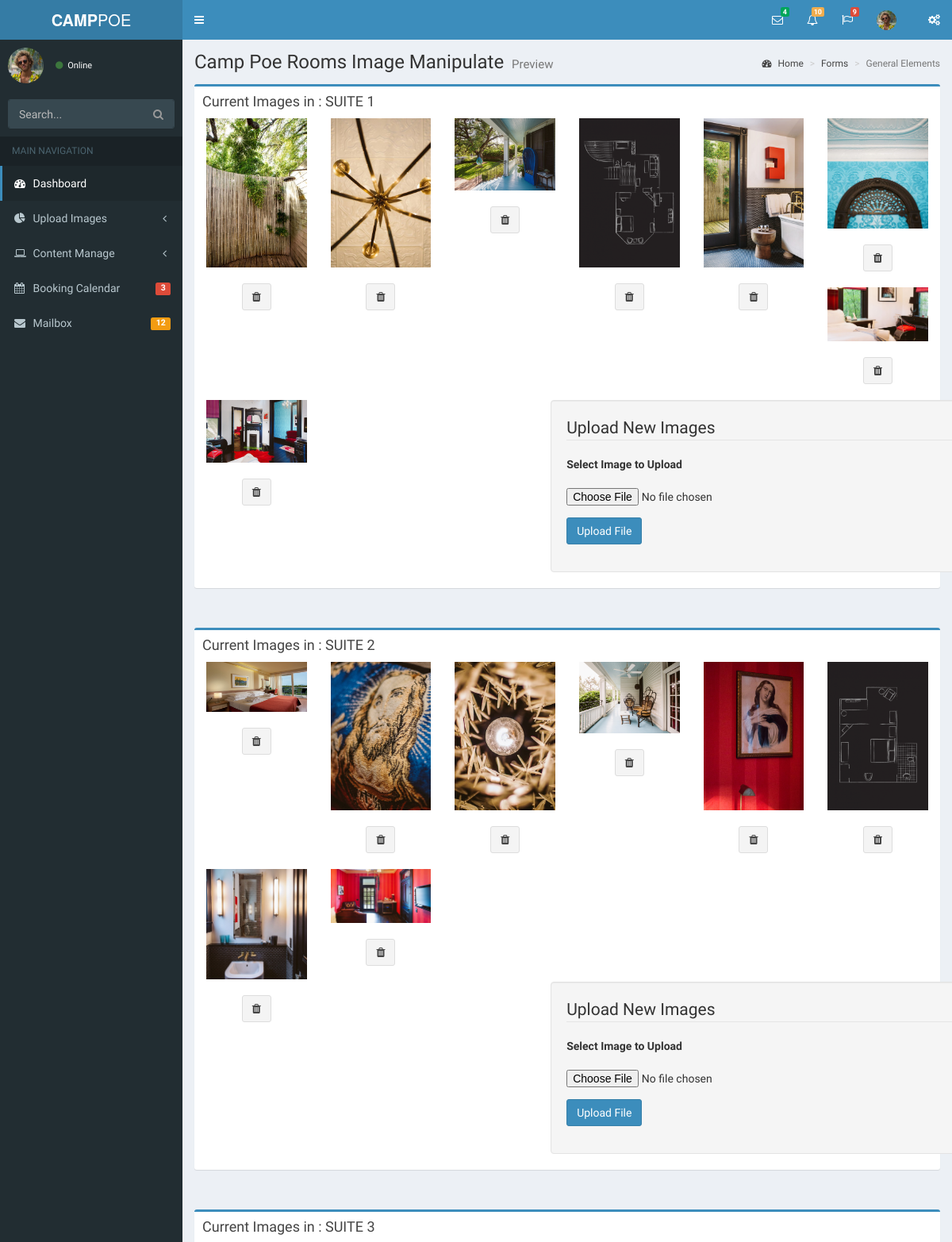
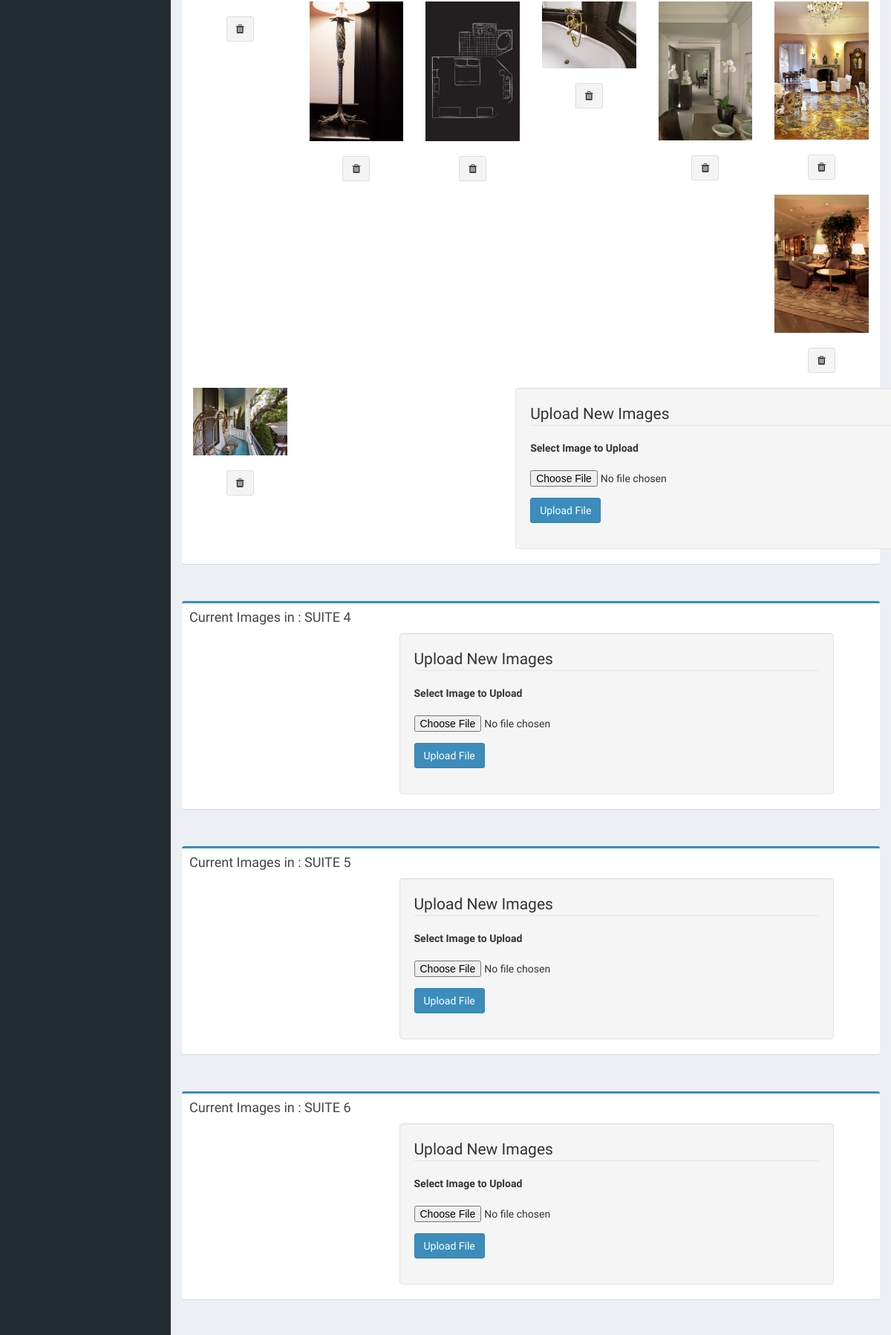
The app's page /index.php/admin/room_images (upper part) with its own data (2 pictures, top to bottom).
### tables this page shows
CREATE TABLE IF NOT EXISTS `rooms` (
  `rm_id` int(11) NOT NULL AUTO_INCREMENT,
  `rm_name` varchar(200) NOT NULL,
  `rm_comments` varchar(1000) NOT NULL,
  `rm_cover_img` varchar(500) NOT NULL,
  `rm_available` int(2) NOT NULL,
  `max_no_of_guest` int(11) NOT NULL,
  `rm_detail` varchar(1000) NOT NULL,
  `rm_addtional_details` varchar(1000) NOT NULL,
  `rm_amount` double(10,2) NOT NULL,
  `rm_discount_amount` double(10,2) NOT NULL,
  PRIMARY KEY (`rm_id`)
);

CREATE TABLE IF NOT EXISTS `room_img_urls` (
  `ril_id` int(11) NOT NULL AUTO_INCREMENT,
  `rm_id` int(11) NOT NULL,
  `img_type` varchar(20) NOT NULL,
  `ril_img_url` varchar(500) NOT NULL,
  `style_col` varchar(11) NOT NULL,
  `class` varchar(50) NOT NULL,
  PRIMARY KEY (`ril_id`,`rm_id`)
);

### application/controllers/Admin.php (called while the page is built, shortened)
<?php
class Admin extends CI_Controller {
    function __construct() {
        $this->load->helper(array('form', 'url'));
    }
    public function room_images() {
        $this->load->model('imagemodel');
        $room['images'] = $this->imagemodel->getAllRoomImages();
        $room['details'] = $this->imagemodel->getAllRoomDetails();
        $this->load->view('admin_room_img', $room);
    }
}

### index.php (called while the page is built, shortened)
<?php
require_once BASEPATH.'core/CodeIgniter.php';

### application/models/imagemodel.php (called while the page is built, shortened)
<?php
class imagemodel extends CI_Model {
    function getAllRoomImages() {
        $query = $this->db->get('room_img_urls');
        if ($query->num_rows() > 0) {
            return $query->result();
        }
    }
    function getAllRoomDetails() {
        $query = $this->db->get('rooms');
        if ($query->num_rows() > 0) {
            return $query->result();
        }
    }
}
?>

### application/views/admin_room_img.php (the view, shortened to what this page needs)
<!DOCTYPE html>
<html>
    <head>
        <link href="<?php echo base_url(); ?>resoures/admin/bootstrap/css/bootstrap.min.css" rel="stylesheet" type="text/css" />
        <link href="https://maxcdn.bootstrapcdn.com/font-awesome/4.3.0/css/font-awesome.min.css" rel="stylesheet" type="text/css" />
        <link href="https://code.ionicframework.com/ionicons/2.0.1/css/ionicons.min.css" rel="stylesheet" type="text/css" />
        <link href="<?php echo base_url(); ?>resoures/admin/dist/css/AdminLTE.min.css" rel="stylesheet" type="text/css" />
        <link href="<?php echo base_url(); ?>resoures/admin/dist/css/skins/_all-skins.min.css" rel="stylesheet" type="text/css" />
    </head>
    <body class="skin-blue sidebar-mini">
        <div class="wrapper">
            <?php include_once './resoures/admin/imports/admin_temp_header.php'; ?>
            <?php include_once './resoures/admin/imports/admin_temp_nav.php'; ?>
            <div class="content-wrapper">
                <section class="content-header">
                    <h1>
                        Camp Poe Rooms Image Manipulate
                        <small>Preview</small>
                    </h1>
                    <ol class="breadcrumb">
                        <li><a href="#"><i class="fa fa-dashboard"></i> Home</a></li>
                        <li><a href="#">Forms</a></li>
                        <li class="active">General Elements</li>
                    </ol>
                </section>
                <?php
                if (!empty($details)) {
                    $image_no = 0;
                    foreach ($details as $room_detail) {
                        $image_no++;
                        echo "<section class='content'><div class='row'><div class='col-md-12'><div class='box box-primary'><div class='box-header'>";
                        echo "<h2 class='box-title'>Current Images in : " . $room_detail->rm_name . "</h2></div>";
                        if (!empty($images)) {
                            foreach ($images as $home) {
                                if ($home->rm_id == $image_no) {
                                    echo "<div class='col-lg-2 col-md-4 col-xs-6 thumb'>";
                                    echo "<img class='img-responsive' src='" . base_url() . $home->ril_img_url . "' alt=''><br>";
                                    echo "<center><a href='" . base_url() . "/index.php/image/delete/" . $home->ril_id . "'><button type='button' class='btn btn-default'><i class='fa fa-trash'></i></button></a></center>";
                                    echo "<br></div>";
                                }
                            }
                        }
                        echo "<div class='container'><div class='row'><div class='col-md-6 col-md-offset-3 well'>";
                        echo "<legend>Upload New Images</legend>" . form_open_multipart('image/upload');
                        echo "<fieldset><div class='form-group'><div class='row'><div class='col-md-12'><label for='filename' class='control-label'>Select Image to Upload</label></div></div></div>";
                        echo "<div class = 'form-group'><div class = 'row'><div class = 'col-md-12'>";
                        echo "<input type = 'file' name = 'filename' size = '20' />";
                        echo "<span class = 'text-danger'>";
                        echo "</span></div></div></div>";
                        echo "<div class='form-group'><div class='row'><div class='col-md-12'><input type='submit' value='Upload File' class='btn btn-primary'/></div></div></div></fieldset>";
                        echo "</div></div></div></div></div></div></section>";
                    }
                }
                ?>
            </div>
        </div>
    </body>
</html>

### records on screen
rooms: rm_name "SUITE 1"
room_img_urls: ril_img_url (picture)
room_img_urls: ril_img_url (picture)
room_img_urls: ril_img_url (picture)
room_img_urls: ril_img_url (picture)
room_img_urls: ril_img_url (picture)
room_img_urls: ril_img_url (picture)
room_img_urls: ril_img_url (picture)
room_img_urls: ril_img_url (picture)
rooms: rm_name "SUITE 2"
room_img_urls: ril_img_url (picture)
room_img_urls: ril_img_url (picture)
room_img_urls: ril_img_url (picture)
room_img_urls: ril_img_url (picture)
room_img_urls: ril_img_url (picture)
room_img_urls: ril_img_url (picture)
room_img_urls: ril_img_url (picture)
room_img_urls: ril_img_url (picture)
rooms: rm_name "SUITE 3"
room_img_urls: ril_img_url (picture)
room_img_urls: ril_img_url (picture)
room_img_urls: ril_img_url (picture)
room_img_urls: ril_img_url (picture)
room_img_urls: ril_img_url (picture)
room_img_urls: ril_img_url (picture)
room_img_urls: ril_img_url (picture)
rooms: rm_name "SUITE 4"
rooms: rm_name "SUITE 5"
rooms: rm_name "SUITE 6"
